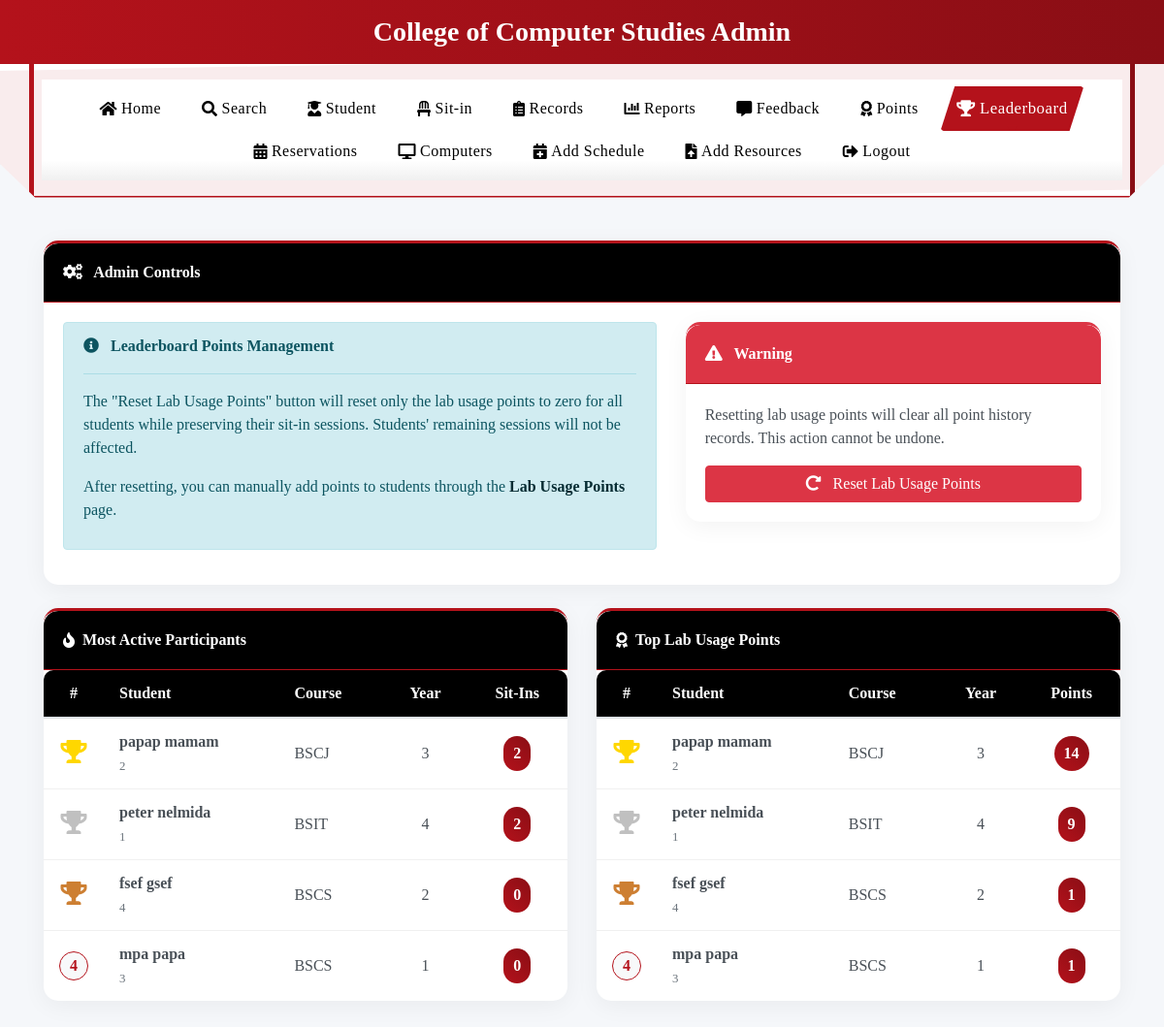
The app's page /leaderboard (signed in) with its own data.
### tables this page shows
CREATE TABLE users
(id INTEGER PRIMARY KEY AUTOINCREMENT,
idno varchar(50),
lastname varchar(80),
firstname varchar(80),
middlename varchar(80),
course varchar(50),
year_level varchar(50),
email varchar(60),
username varchar(80),
password varchar(90), remaining_sessions INTEGER DEFAULT 30, is_admin INTEGER DEFAULT 0, profile_image TEXT, role TEXT DEFAULT 'user', points INTEGER DEFAULT 0);

### app.py (the view, shortened to what this page needs)
@app.route('/leaderboard')
def leaderboard():
    if 'admin' not in session and 'user_id' not in session:
        return redirect(url_for('login'))
    try:
        conn = get_db_connection()
        cursor = conn.cursor()
        cursor.execute('SELECT COUNT(*) as count FROM sitins WHERE logout_time IS NULL')
        active_count = cursor.fetchone()['count']
        cursor.execute('''
            SELECT
                u.idno,
                u.firstname,
                u.lastname,
                u.course,
                u.year_level,
                COUNT(s.id) as total_sitins
            FROM
                users u
            LEFT JOIN
                sitins s ON u.idno = s.student_id AND s.status = 'Completed'
            WHERE
                u.is_admin = 0
            GROUP BY
                u.idno
            ORDER BY
                total_sitins DESC
            LIMIT 20
        ''')
        top_sitins = cursor.fetchall()
        cursor.execute("SELECT name FROM sqlite_master WHERE type='table' AND name='points_history'")
        points_history_exists = cursor.fetchone() is not None
        if points_history_exists:
            cursor.execute('''
                SELECT
                    u.idno,
                    u.firstname,
                    u.lastname,
                    u.course,
                    u.year_level,
                    u.remaining_sessions,
                    COALESCE(SUM(ph.points), 0) as lab_points
                FROM
                    users u
                LEFT JOIN
                    points_history ph ON u.idno = ph.student_id
                WHERE
                    u.is_admin = 0
                GROUP BY
                    u.idno
                ORDER BY
                    lab_points DESC
                LIMIT 20
            ''')
        top_points = cursor.fetchall()
        conn.close()
        return render_template(
            'leaderboard.html',
            top_sitins=top_sitins,
            top_points=top_points,
            active_count=active_count
        )
    except Exception as e:
        print(f"Error loading leaderboard: {str(e)}")
        flash(f"Error loading leaderboard: {str(e)}", 'danger')
        if 'admin' in session:
            return redirect(url_for('admin_dashboard'))
        else:
            return redirect(url_for('user_dashboard'))

### app.py (called while the page is built, shortened)
def get_db_connection():
    conn = sqlite3.connect('students.db', timeout=30)
    conn.execute("PRAGMA journal_mode=WAL")  # Use Write-Ahead Logging
    conn.row_factory = sqlite3.Row
    try:
        cursor = conn.cursor()
        cursor.execute("PRAGMA table_info(users)")
        columns = [column[1] for column in cursor.fetchall()]
        cursor.execute("PRAGMA table_info(sitins)")
        sitins_columns = [column[1] for column in cursor.fetchall()]
    except Exception as e:
        print(f"Error in get_db_connection: {str(e)}")
    return conn

### templates/leaderboard.html (shortened to what this page needs)
<!DOCTYPE html>
<html lang="en">
<head>
    <link rel="stylesheet" href="https://stackpath.bootstrapcdn.com/bootstrap/4.5.2/css/bootstrap.min.css">
    <link rel="stylesheet" href="https://cdnjs.cloudflare.com/ajax/libs/font-awesome/5.15.3/css/all.min.css">
    <link rel="stylesheet" href="{{ url_for('static', filename='css/navbar.css') }}">
</head>
<body>
    <div class="header-banner">
        <div class="container text-center">
            <h3 class="font-weight-bold mb-0">College of Computer Studies Admin</h3>
        </div>
    </div>
    {% if 'admin' in session %}
    {% include 'admin_navbar.html' %}
    {% endif %}
    <div class="container py-4">
        {% if 'admin' in session %}
        <div class="card mb-4">
            <div class="card-header">
                <i class="fas fa-cogs mr-2"></i> Admin Controls
            </div>
            <div class="card-body">
                <div class="row">
                    <div class="col-md-7">
                        <div class="alert alert-info">
                            <i class="fas fa-info-circle mr-2"></i> <strong>Leaderboard Points Management</strong>
                            <hr>
                            <p>The "Reset Lab Usage Points" button will reset only the lab usage points to zero for all students while preserving their sit-in sessions. Students' remaining sessions will not be affected.</p>
                            <p>After resetting, you can manually add points to students through the <a href="{{ url_for('lab_usage_points') }}" class="alert-link">Lab Usage Points</a> page.</p>
                        </div>
                    </div>
                    <div class="col-md-5">
                        <div class="card border-danger">
                            <div class="card-header bg-danger text-white">
                                <i class="fas fa-exclamation-triangle mr-2"></i> Warning
                            </div>
                            <div class="card-body">
                                <p>Resetting lab usage points will clear all point history records. This action cannot be undone.</p>
                                <form action="{{ url_for('reset_leaderboard_points') }}" method="POST" onsubmit="return confirm('Are you sure you want to reset all lab usage points? This action cannot be undone. Note: Students\' remaining sessions will NOT be affected.');">
                                    <button type="submit" class="btn btn-danger btn-block">
                                        <i class="fas fa-redo-alt mr-2"></i> Reset Lab Usage Points
                                    </button>
                                </form>
                            </div>
                        </div>
                    </div>
                </div>
            </div>
        </div>
        {% endif %}
        <div class="row">
            <div class="col-lg-6">
                <div class="card">
                    <div class="card-header d-flex align-items-center">
                        <i class="fas fa-fire mr-2"></i> Most Active Participants
                    </div>
                    <div class="card-body p-0">
                        <div class="table-responsive">
                            <table class="table table-hover">
                                <thead>
                                    <tr>
                                        <th class="text-center" width="60">#</th>
                                        <th>Student</th>
                                        <th>Course</th>
                                        <th class="text-center">Year</th>
                                        <th class="text-center">Sit-Ins</th>
                                    </tr>
                                </thead>
                                <tbody>
                                    {% for student in top_sitins %}
                                    <tr>
                                        <td class="text-center">
                                            {% if loop.index == 1 %}
                                            <i class="fas fa-trophy trophy-icon medal-gold"></i>
                                            {% elif loop.index == 2 %}
                                            <i class="fas fa-trophy trophy-icon medal-silver"></i>
                                            {% elif loop.index == 3 %}
                                            <i class="fas fa-trophy trophy-icon medal-bronze"></i>
                                            {% else %}
                                            <span class="rank-number">{{ loop.index }}</span>
                                            {% endif %}
                                        </td>
                                        <td>
                                            <strong>{{ student.firstname }} {{ student.lastname }}</strong>
                                            <br>
                                            <small class="text-muted">{{ student.idno }}</small>
                                        </td>
                                        <td>{{ student.course }}</td>
                                        <td class="text-center">{{ student.year_level }}</td>
                                        <td class="text-center">
                                            <span class="points-badge">{{ student.total_sitins }}</span>
                                        </td>
                                    </tr>
                                    {% else %}
                                    <tr>
                                        <td colspan="5" class="text-center py-4">
                                            <i class="fas fa-info-circle mr-1"></i> No data available
                                        </td>
                                    </tr>
                                    {% endfor %}
                                </tbody>
                            </table>
                        </div>
                    </div>
                </div>
            </div>
            <div class="col-lg-6">
                <div class="card">
                    <div class="card-header d-flex align-items-center">
                        <i class="fas fa-award mr-2"></i> Top Lab Usage Points
                    </div>
                    <div class="card-body p-0">
                        <div class="table-responsive">
                            <table class="table table-hover">
                                <thead>
                                    <tr>
                                        <th class="text-center" width="60">#</th>
                                        <th>Student</th>
                                        <th>Course</th>
                                        <th class="text-center">Year</th>
                                        <th class="text-center">Points</th>
                                    </tr>
                                </thead>
                                <tbody>
                                    {% for student in top_points %}
                                    <tr>
                                        <td class="text-center">
                                            {% if loop.index == 1 %}
                                            <i class="fas fa-trophy trophy-icon medal-gold"></i>
                                            {% elif loop.index == 2 %}
                                            <i class="fas fa-trophy trophy-icon medal-silver"></i>
                                            {% elif loop.index == 3 %}
                                            <i class="fas fa-trophy trophy-icon medal-bronze"></i>
                                            {% else %}
                                            <span class="rank-number">{{ loop.index }}</span>
                                            {% endif %}
                                        </td>
                                        <td>
                                            <strong>{{ student.firstname }} {{ student.lastname }}</strong>
                                            <br>
                                            <small class="text-muted">{{ student.idno }}</small>
                                        </td>
                                        <td>{{ student.course }}</td>
                                        <td class="text-center">{{ student.year_level }}</td>
                                        <td class="text-center">
                                            <span class="points-badge">{{ student.lab_points }}</span>
                                        </td>
                                    </tr>
                                    {% else %}
                                    <tr>
                                        <td colspan="5" class="text-center py-4">
                                            <i class="fas fa-info-circle mr-1"></i> No data available
                                        </td>
                                    </tr>
                                    {% endfor %}
                                </tbody>
                            </table>
                        </div>
                    </div>
                </div>
            </div>
        </div>
    </div>
</body>
</html>

### templates/leaderboard.html (style rules this page uses)
:root { --primary-color: #B4121B; --secondary-color: #8A0E15; --accent-color: #D11D27; --light-color: #f8f9fa; --dark-color: #000000; --success-color: #2a9d8f; --warning-color: #e9c46a; --danger-color: #B4121B; }
body { font-family: Georgia, serif; background-color: #f5f7fa; color: #495057; min-height: 100vh; }
.header-banner { background: linear-gradient(to right, var(--primary-color), var(--secondary-color)); color: white; padding: 16px 0; overflow: hidden; }
.header-banner::after { content: ''; position: absolute; bottom: -10px; left: 0; right: 0; height: 20px; background: #fff; border-radius: 50% 50% 0 0; }
.card { border: none; border-radius: 15px; box-shadow: 0 5px 25px rgba(0,0,0,0.05); transition: all 0.3s ease; margin-bottom: 25px; overflow: hidden; border-top: 3px solid var(--primary-color); }
.card-header { background: var(--dark-color); color: white; font-weight: 600; padding: 18px 20px; border-bottom: none; border-radius: 15px 15px 0 0 !important; border-bottom: 1px solid var(--primary-color); }
.table { color: #495057; margin-bottom: 0; border-radius: 10px; overflow: hidden; }
.table th { border-top: none; font-weight: 600; color: white; background-color: var(--dark-color); border-bottom: 2px solid var(--primary-color); padding: 12px 16px; }
.table td { vertical-align: middle; padding: 12px 16px; border-color: #f0f0f0; }
.trophy-icon { font-size: 24px; }
.medal-gold { color: #FFD700; }
.medal-silver { color: #C0C0C0; }
.medal-bronze { color: #CD7F32; }
.points-badge { background: linear-gradient(45deg, var(--primary-color), var(--secondary-color)); color: white; font-weight: 600; padding: 6px 10px; border-radius: 20px; display: inline-block; }
.rank-number { display: inline-flex; align-items: center; justify-content: center; width: 30px; height: 30px; background-color: var(--light-color); border-radius: 50%; font-weight: 600; border: 1px solid var(--primary-color); color: var(--primary-color); }

### records on screen
users: firstname "papap", lastname "mamam", idno "2", course "BSCJ", year_level "3", total_sitins "2", lab_points "14"
users: firstname "peter", lastname "nelmida", idno "1", course "BSIT", year_level "4", total_sitins "2", lab_points "9"
users: firstname "fsef", lastname "gsef", idno "4", course "BSCS", year_level "2", total_sitins "0", lab_points "1"
users: firstname "mpa", lastname "papa", idno "3", course "BSCS", year_level "1", total_sitins "0", lab_points "1"
